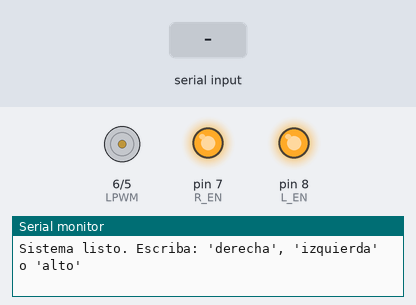
The sketch below on a simulated Arduino Uno, built with avr-gcc and run on an emulated ATmega328P. On the bench: motor-driver pin pairs drawn as motors (green arrow = first pin HIGH = forward, orange = second pin HIGH = backward, longer = more drive), output pins drawn as LEDs (lit = HIGH), the last lines printed to the serial monitor. Inputs (shaded band) come from the test bench.

Above: at 1.2 s.
1.3 s: "derecha\n" received over Serial
At 3.2 s:
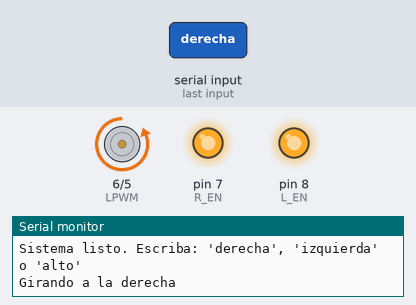
3.8 s: "izquierda\n" received over Serial
At 6.6 s:
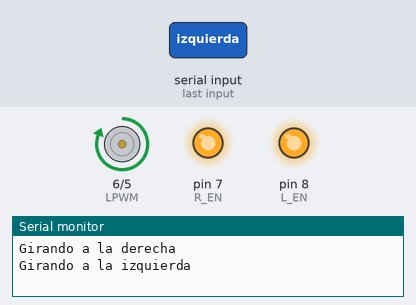
6.8 s: "alto\n" received over Serial
At 7.27 s:
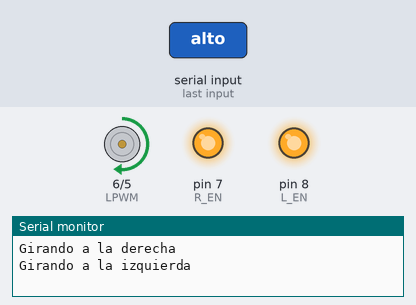
Timing chart, 0 to 9.8 s (numbered marks = the images above; inputs shaded):
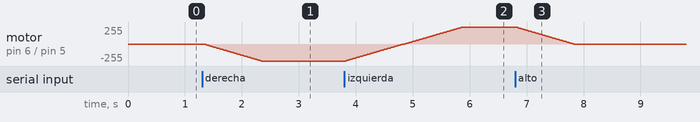

Measured:
- after the input at 1.3 s, motor on pin 6 (LPWM) / pin 5 (RPWM): moves from stopped to backward 255/255 over 1.0 s, starting at once
- after the input at 3.8 s, motor on pin 6 (LPWM) / pin 5 (RPWM): moves from backward 255/255 to forward 255/255 over 2.0 s, starting at once
- after the input at 6.8 s, motor on pin 6 (LPWM) / pin 5 (RPWM): moves from forward 255/255 to stopped over 1.0 s, starting at once

The sketch:

Arranque_Inversor_Giro.ino
```cpp
#define RPWM 5
#define LPWM 6
#define R_EN 7
#define L_EN 8

const int velocidadMaxima = 255;
const int pasoVelocidad = 5;
const int retardoRampa = 20;

String comando = "";
String estadoActual = "alto";  // Estado inicial
int velocidadActual = 0;

void setup() {
  pinMode(RPWM, OUTPUT);
  pinMode(LPWM, OUTPUT);
  pinMode(R_EN, OUTPUT);
  pinMode(L_EN, OUTPUT);

  digitalWrite(R_EN, HIGH);
  digitalWrite(L_EN, HIGH);

  Serial.begin(115200);
  Serial.println("Sistema listo. Escriba: 'derecha', 'izquierda' o 'alto'");
}

void loop() {
  if (Serial.available() > 0) {
    comando = Serial.readStringUntil('\n');
    comando.trim();

    if (comando == "derecha" && estadoActual != "derecha") {
      desacelerar();
      estadoActual = "derecha";
      acelerar("derecha");
      Serial.println("Girando a la derecha");

    } else if (comando == "izquierda" && estadoActual != "izquierda") {
      desacelerar();
      estadoActual = "izquierda";
      acelerar("izquierda");
      Serial.println("Girando a la izquierda");

    } else if (comando == "alto" && estadoActual != "alto") {
      desacelerar();
      estadoActual = "alto";
      Serial.println("Motor detenido");

    } else {
      Serial.println("Comando no reconocido o sin cambio");
    }
  }
}

void desacelerar() {
  for (int v = velocidadActual; v >= 0; v -= pasoVelocidad) {
    aplicarPWM(v, estadoActual);
    delay(retardoRampa);
  }
  aplicarPWM(0, estadoActual);
  velocidadActual = 0;
}

void acelerar(String sentido) {
  for (int v = 0; v <= velocidadMaxima; v += pasoVelocidad) {
    aplicarPWM(v, sentido);
    delay(retardoRampa);
  }
  velocidadActual = velocidadMaxima;
}

void aplicarPWM(int valorPWM, String sentido) {
  if (sentido == "derecha") {
    analogWrite(RPWM, valorPWM);
    analogWrite(LPWM, 0);
  } else if (sentido == "izquierda") {
    analogWrite(RPWM, 0);
    analogWrite(LPWM, valorPWM);
  } else {
    analogWrite(RPWM, 0);
    analogWrite(LPWM, 0);
  }
}
```
